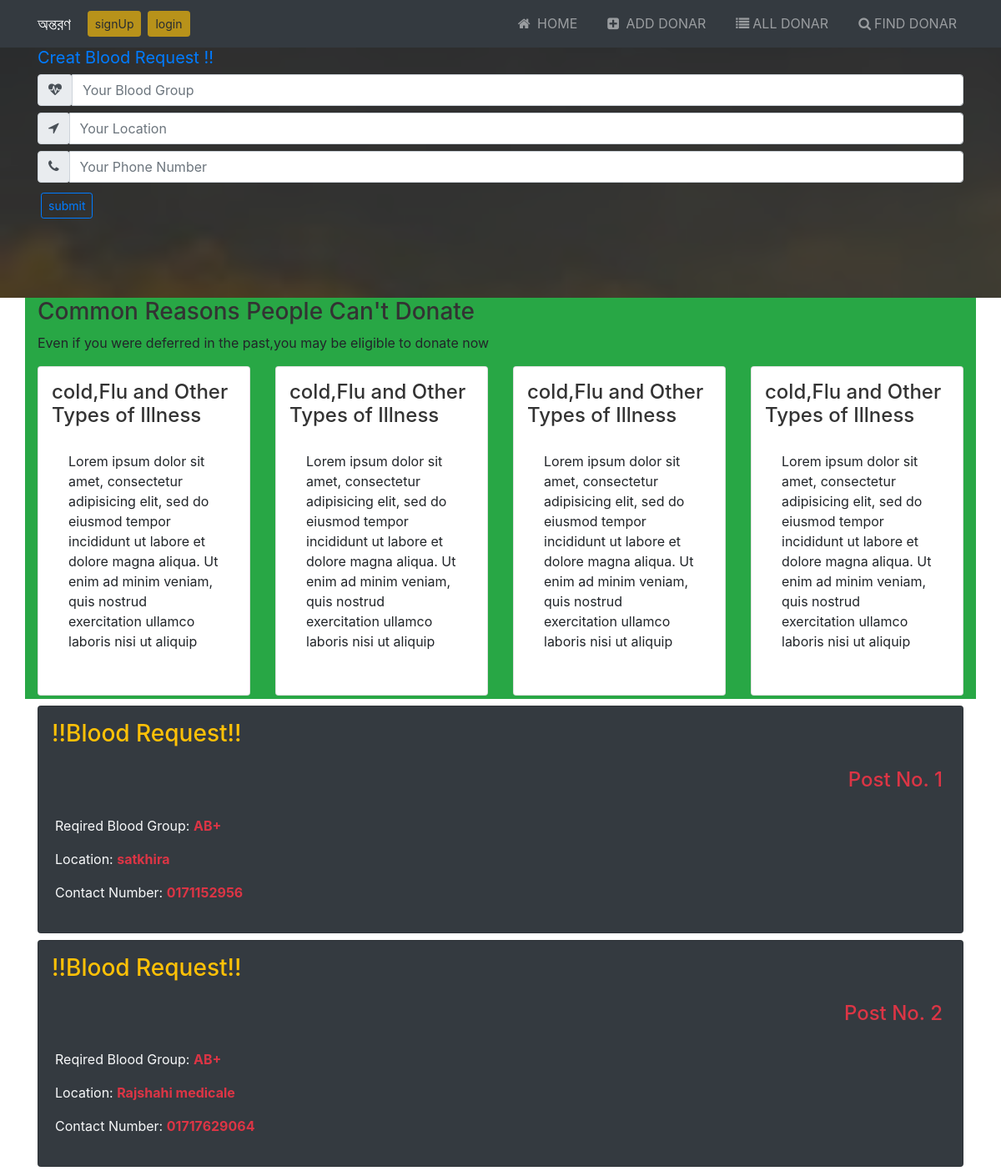
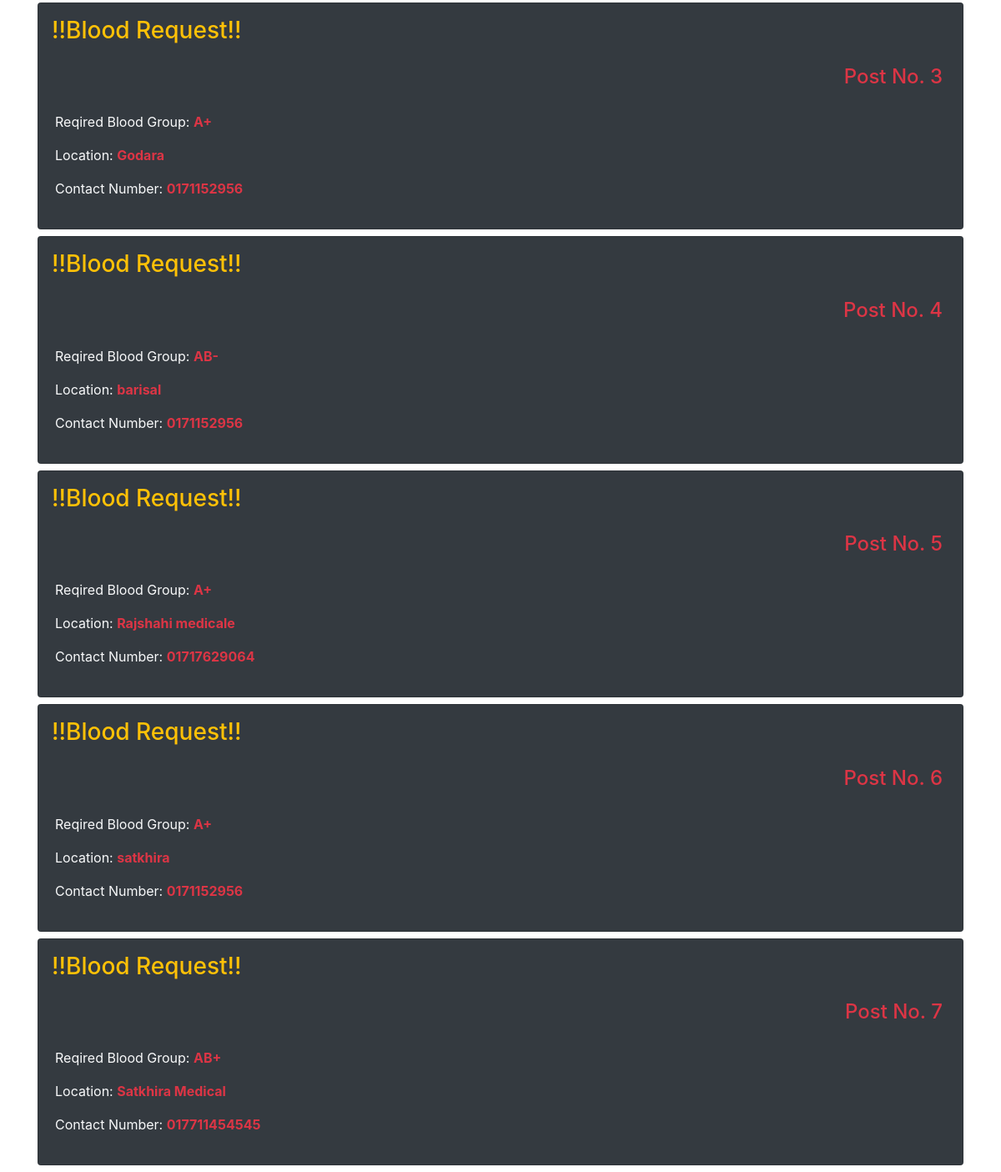
The page / on the database its author committed (2 pictures, top to bottom).
### tables this page shows
CREATE TABLE `request` (
  `bloodGroup` varchar(3) NOT NULL,
  `location` varchar(30) NOT NULL,
  `num` varchar(14) NOT NULL
);

### index.php (the view, shortened to what this page needs)
<?php
include_once 'inc/header.php';
include_once 'Includes/dbh.inc.php';
?>
<section  id="regroup" class="request">
<div class="dark-overly">
  <div class="container">
    <h4 class="lead text-primary"> <b>Creat Blood Request !! </b></h4>
    <form class="form-group" action="request.php" method="POST">
      <div class="input-group mb-2 ">
        <div class="input-group-text input-group-prepend">
          <span class="fa fa-heartbeat"></span>
        </div>
          <input class="form-control " maxlength="3" type="text" name="group"  placeholder="Your Blood Group" required>
      </div>
      <div class="input-group mb-2 ">
        <div class="input-group-text input-group-prepend">
          <span class="fa fa-location-arrow"></span>
        </div>
        <input class="form-control " type="text" name="location" placeholder="Your Location " required>
      </div>
      <div class="input-group mb-2 ">
        <div class="input-group-text input-group-prepend">
          <span class="fa fa-phone"></span>
        </div>
        <input class="form-control" type="text" name="number" placeholder="Your Phone Number" required >
      </div>
      <button  class="btn btn-outline-primary btn-sm m-1 "type="submit" name="submit">submit</button>
    </form>
  </div>
</div>
</section>
<section>
  <div class="container bg-success">
    <h3>Common Reasons People Can't Donate</h3>
    <p>Even if you were deferred in the past,you may be eligible to donate now  </p>
<div class="row">
  <div class="col-lg-3 col-md-6 mb-1">
    <div class="card p-3">
      <h4>cold,Flu and Other Types of Illness</h4>
      <div class="card-body">
      <p>  Lorem ipsum dolor sit amet, consectetur adipisicing elit, sed do eiusmod tempor incididunt ut labore et dolore magna aliqua. Ut enim ad minim veniam, quis nostrud exercitation ullamco laboris nisi ut aliquip
</p>
      </div>
    </div>
  </div>
  <div class="col-lg-3 col-md-6 mb-1">
    <div class="card p-3">
      <h4>cold,Flu and Other Types of Illness</h4>
      <div class="card-body">
      <p>  Lorem ipsum dolor sit amet, consectetur adipisicing elit, sed do eiusmod tempor incididunt ut labore et dolore magna aliqua. Ut enim ad minim veniam, quis nostrud exercitation ullamco laboris nisi ut aliquip
</p>
      </div>
    </div>
  </div><div class="col-lg-3 col-md-6 mb-1">
    <div class="card p-3">
      <h4>cold,Flu and Other Types of Illness</h4>
      <div class="card-body">
      <p>  Lorem ipsum dolor sit amet, consectetur adipisicing elit, sed do eiusmod tempor incididunt ut labore et dolore magna aliqua. Ut enim ad minim veniam, quis nostrud exercitation ullamco laboris nisi ut aliquip
    </p>
      </div>
    </div>
  </div><div class="col-lg-3 col-md-6 mb-1">
    <div class="card p-3">
      <h4>cold,Flu and Other Types of Illness</h4>
      <div class="card-body">
      <p>  Lorem ipsum dolor sit amet, consectetur adipisicing elit, sed do eiusmod tempor incididunt ut labore et dolore magna aliqua. Ut enim ad minim veniam, quis nostrud exercitation ullamco laboris nisi ut aliquip
</p>
      </div>
    </div>
  </div>
</div>
  </div>
</section>
<?php
$sql = "SELECT * FROM request;";
$result = mysqli_query($conn,$sql);
$resultCheck = mysqli_num_rows($result);
$count = 1;
if ($resultCheck >0) {
   while ($row = mysqli_fetch_assoc($result)) {
     ?>
     <div class="container my-2 text-light">
      <div class="card bg-dark text-light">
      <h3 class="text-warning p-3">!!Blood Request!!</h3>
      <h4 class="text-danger text-right pr-4">Post No. <?php echo $count; ?></h4>
      <div class="card-body">
        <p>Reqired Blood Group: <b class="text-danger"> <?php echo $row['bloodGroup']; ?> </b></p>
       <p>Location: <b class="text-danger"> <?php echo $row['location']; ?> </b> </p>
       <p>Contact Number: <b class="text-danger"> <?php echo $row['num']; ?> </b></p>
      </div>
      </div>
     </div>
      <?php
      $count++;
   }
}
 ?>
</body>

### inc/header.php (shortened to what this page needs)
<!DOCTYPE html>
<html lang="en" dir="ltr">
  <head>
    <link hre="stylesheet" href="https://cdnjs.cloudflare.com/ajax/libs/uikit/3.4.0/js/components/lightbox.min.js">
    <link href="https://stackpath.bootstrapcdn.com/font-awesome/4.7.0/css/font-awesome.min.css" rel="stylesheet">
    <link rel="stylesheet" href="https://stackpath.bootstrapcdn.com/bootstrap/4.4.1/css/bootstrap.min.css">
    <link rel="stylesheet" href="css/uikit.min.css">
    <link rel="stylesheet" href="css/bootstrap.min.css">
    <link rel="stylesheet" href="css/font-awesome.min.css">
      <link rel="stylesheet" href="style.css">
     </head>
 <section id ="navsection" class="body" >
  <body>
    <nav class="navbar navbar-dark bg-dark navbar-expand-md">
      <div class="container">
       <a class="navbar-brand" href="index.php">অন্তরণ</a>
       <a href="login.php" class="btn btn-warning btn-sm m-lg-1 disabled">signUp</a>
       <a href="login.php" class="btn btn-warning  btn-sm m-lg-1 disabled">login</a>
        <div id="navSec" class="collapse navbar-collapse">
        <ul class="navbar-nav ml-auto">
          <li class="nav-item">
            <a class="nav-link" href="index.php"><span class="fa fa-home p-1 fa-spin"></span> Home</a>
          </li>
          <li class="nav-item">
            <a class="nav-link" href="adddonar.php"><span class="fa fa-plus-square p-1 fa-spin"></span> Add Donar</a>
          </li>
          <li class="nav-item">
            <a class="nav-link" href="alldonar.php"><span class="fa fa-list p-1 fa-spin"></span>All Donar</a>
          </li>
          <li class="nav-item">
            <a class="nav-link" href="find.php"> <span class="fa fa-search p-1 fa-spin"></span>Find Donar</a>
          </li>
        </ul>
      </div>
    </div>
    </nav>
</section>

### style.css (style rules this page uses)
.body { background: #000; }
.navbar { background: #000; }
.nav-item { padding-left: 1em; }
.nav-link { text-transform: uppercase; }
.request { position: relative; background: url(img/bg1.jpeg); background-size: cover; background-repeat: no-repeat; background-attachment: fixed; min-height: 300px; }
.dark-overly { background: rgba(0, 0, 0, 0.7); height: 100%; width: 100%; position: absolute; }

### rows shown on the page
request: bloodGroup "AB+", location "satkhira", num "0171152956"
request: bloodGroup "AB+", location "Rajshahi medicale", num "01717629064"
request: bloodGroup "A+", location "Godara", num "0171152956"
request: bloodGroup "AB-", location "barisal", num "0171152956"
request: bloodGroup "A+", location "Rajshahi medicale", num "01717629064"
request: bloodGroup "A+", location "satkhira", num "0171152956"
request: bloodGroup "AB+", location "Satkhira Medical", num "017711454545"
